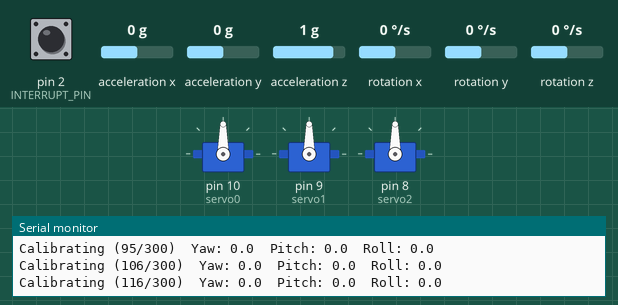
Recording of a sketch running on a simulated Arduino Nano, built with avr-gcc and run on an emulated ATmega328P. Parts: 3 × servo, the last lines printed to the serial monitor. Inputs (shaded band) come from the test bench; at power-on: rotation z 0 °/s, acceleration y 0 g, acceleration z 1 g, acceleration x 0 g, pin 2 (INTERRUPT_PIN) LOW, rotation x 0 °/s, rotation y 0 °/s. The sensor or clock chip raises its interrupt line as the real part does.

Above: at 1.7 s.
1.8 s: rotation z set to -192 °/s
At 3.91 s:
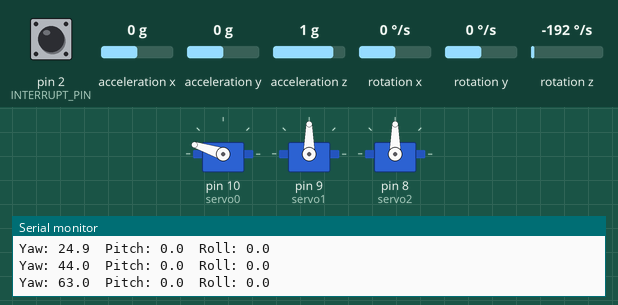
At 4.5 s:
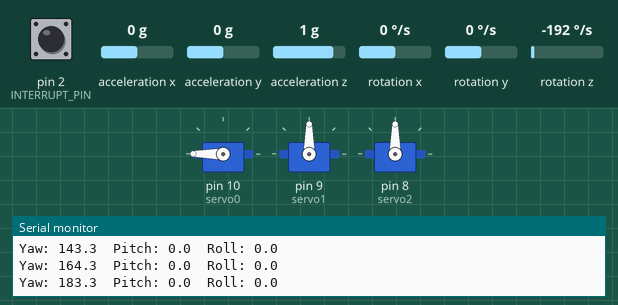
4.8 s: acceleration y set to -1.4 g
At 4.81 s:
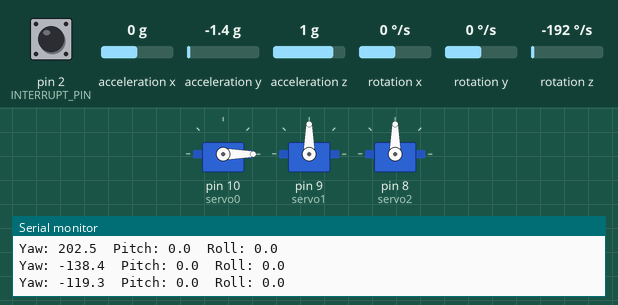
7.8 s: acceleration z set to 0 g
At 9.4 s:
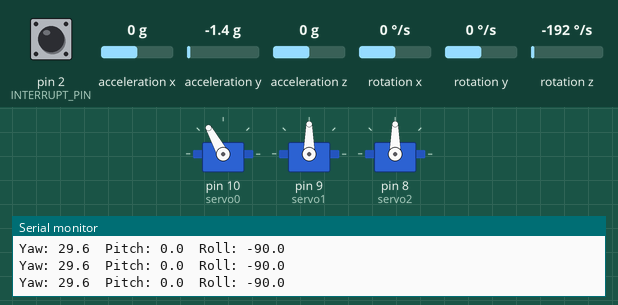
10.8 s: acceleration x set to -1.4 g
13.8 s: acceleration y set to 0 g
16.8 s: acceleration x set to 0 g
Timing chart, 0 to 20.8 s (numbered marks = the images above; inputs shaded):
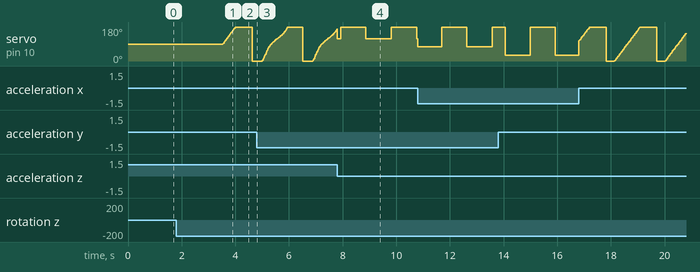

Measured:
- after the input at 1.8 s, servo on pin 10 (servo0): rises from 90° to 180° in 0.47 s, then falls to 0° in 0.62 s

The sketch:

Arduino_Gimbal.ino
```cpp
/*
  DIY Arduino Gimbal - Self-Stabilizing Platform
  Based on https://howtomechatronics.com/projects/diy-arduino-gimbal-self-stabilizing-platform/
  which is a modification of the MPU6050_DMP6 example from i2cdevlib by Jeff Rowberg.

  Wiring (Arduino Nano):
    MPU6050 VCC -> 5V, GND -> GND, SDA -> A4, SCL -> A5, INT -> D2
    Servo0 (Yaw)   signal -> D10
    Servo1 (Pitch) signal -> D9
    Servo2 (Roll)  signal -> D8
    Servos powered from the buck converter 5V, grounds tied to Arduino GND.
*/

#include "I2Cdev.h"
#include "MPU6050_6Axis_MotionApps20.h"
#include <Servo.h>

#if I2CDEV_IMPLEMENTATION == I2CDEV_ARDUINO_WIRE
#include "Wire.h"
#endif

MPU6050 mpu;

Servo servo0;
Servo servo1;
Servo servo2;

// Which axes follow the IMU. Axes set to false hold still at 90 degrees (center).
const bool STABILIZE_YAW = true;
const bool STABILIZE_PITCH = false;
const bool STABILIZE_ROLL = false;

float correct;
int j = 0;
unsigned long lastPrint = 0;  // time of last IMU print to Serial

#define OUTPUT_READABLE_YAWPITCHROLL

#define INTERRUPT_PIN 2  // MPU6050 INT pin

bool blinkState = false;

// MPU control/status vars
bool dmpReady = false;   // set true if DMP init was successful
uint8_t mpuIntStatus;    // holds actual interrupt status byte from MPU
uint8_t devStatus;       // return status after each device operation (0 = success, !0 = error)
uint16_t packetSize;     // expected DMP packet size (default is 42 bytes)
uint16_t fifoCount;      // count of all bytes currently in FIFO
uint8_t fifoBuffer[64];  // FIFO storage buffer

// orientation/motion vars
Quaternion q;         // [w, x, y, z]         quaternion container
VectorInt16 aa;       // [x, y, z]            accel sensor measurements
VectorInt16 aaReal;   // [x, y, z]            gravity-free accel sensor measurements
VectorInt16 aaWorld;  // [x, y, z]            world-frame accel sensor measurements
VectorFloat gravity;  // [x, y, z]            gravity vector
float euler[3];       // [psi, theta, phi]    Euler angle container
float ypr[3];         // [yaw, pitch, roll]   yaw/pitch/roll container and gravity vector

// ================================================================
// ===               INTERRUPT DETECTION ROUTINE                ===
// ================================================================

volatile bool mpuInterrupt = false;  // indicates whether MPU interrupt pin has gone high
void dmpDataReady() {
  mpuInterrupt = true;
}

// ================================================================
// ===                      INITIAL SETUP                       ===
// ================================================================

void setup() {
  // join I2C bus (I2Cdev library doesn't do this automatically)
#if I2CDEV_IMPLEMENTATION == I2CDEV_ARDUINO_WIRE
  Wire.begin();
  Wire.setClock(400000);  // 400kHz I2C clock. Comment this line if having compilation difficulties
#elif I2CDEV_IMPLEMENTATION == I2CDEV_BUILTIN_FASTWIRE
  Fastwire::setup(400, true);
#endif

  // initialize serial communication
  Serial.begin(115200);
  while (!Serial);  // wait for Leonardo enumeration, others continue immediately

  // initialize device
  Serial.println(F("Initializing I2C devices..."));
  mpu.initialize();
  pinMode(INTERRUPT_PIN, INPUT);

  // verify connection
  Serial.println(F("Testing device connections..."));
  Serial.println(mpu.testConnection() ? F("MPU6050 connection successful") : F("MPU6050 connection failed"));

  // load and configure the DMP
  Serial.println(F("Initializing DMP..."));
  devStatus = mpu.dmpInitialize();

  // supply your own gyro offsets here, scaled for min sensitivity
  mpu.setXGyroOffset(17);
  mpu.setYGyroOffset(-69);
  mpu.setZGyroOffset(27);
  mpu.setZAccelOffset(1551);  // 1688 factory default for my test chip

  // make sure it worked (returns 0 if so)
  if (devStatus == 0) {
    // Calibration Time: generate offsets and calibrate our MPU6050
    // (needed with newer versions of the library, keep the gimbal still and level at power on)
    mpu.CalibrateAccel(6);
    mpu.CalibrateGyro(6);
    mpu.PrintActiveOffsets();

    // turn on the DMP, now that it's ready
    Serial.println(F("Enabling DMP..."));
    mpu.setDMPEnabled(true);

    // enable Arduino interrupt detection
    Serial.println(F("Enabling interrupt detection (Arduino external interrupt 0)..."));
    attachInterrupt(digitalPinToInterrupt(INTERRUPT_PIN), dmpDataReady, RISING);
    mpuIntStatus = mpu.getIntStatus();

    // set our DMP Ready flag so the main loop() function knows it's okay to use it
    Serial.println(F("DMP ready! Waiting for first interrupt..."));
    dmpReady = true;

    // get expected DMP packet size for later comparison
    packetSize = mpu.dmpGetFIFOPacketSize();
  } else {
    // ERROR!
    // 1 = initial memory load failed
    // 2 = DMP configuration updates failed
    // (if it's going to break, usually the code will be 1)
    Serial.print(F("DMP Initialization failed (code "));
    Serial.print(devStatus);
    Serial.println(F(")"));
  }

  // Define the pins to which the 3 servo motors are connected
  servo0.attach(10);
  servo1.attach(9);
  servo2.attach(8);

  // Center all servos; disabled axes stay here
  servo0.write(90);
  servo1.write(90);
  servo2.write(90);
}

// ================================================================
// ===                    MAIN PROGRAM LOOP                     ===
// ================================================================

void loop() {
  // if programming failed, don't try to do anything
  if (!dmpReady) return;

  // wait for MPU interrupt or extra packet(s) available
  while (!mpuInterrupt && fifoCount < packetSize) {
    if (mpuInterrupt && fifoCount < packetSize) {
      // try to get out of the infinite loop
      fifoCount = mpu.getFIFOCount();
    }
  }

  // reset interrupt flag and get INT_STATUS byte
  mpuInterrupt = false;
  mpuIntStatus = mpu.getIntStatus();

  // get current FIFO count
  fifoCount = mpu.getFIFOCount();

  // check for overflow (this should never happen unless our code is too inefficient)
  if ((mpuIntStatus & _BV(MPU6050_INTERRUPT_FIFO_OFLOW_BIT)) || fifoCount >= 1024) {
    // reset so we can continue cleanly
    mpu.resetFIFO();
    fifoCount = mpu.getFIFOCount();
    Serial.println(F("FIFO overflow!"));

    // otherwise, check for DMP data ready interrupt (this should happen frequently)
  } else if (mpuIntStatus & _BV(MPU6050_INTERRUPT_DMP_INT_BIT)) {
    // wait for correct available data length, should be a VERY short wait
    while (fifoCount < packetSize) fifoCount = mpu.getFIFOCount();

    // read a packet from FIFO
    mpu.getFIFOBytes(fifoBuffer, packetSize);

    // track FIFO count here in case there is > 1 packet available
    // (this lets us immediately read more without waiting for an interrupt)
    fifoCount -= packetSize;

    // Get Yaw, Pitch and Roll values
#ifdef OUTPUT_READABLE_YAWPITCHROLL
    mpu.dmpGetQuaternion(&q, fifoBuffer);
    mpu.dmpGetGravity(&gravity, &q);
    mpu.dmpGetYawPitchRoll(ypr, &q, &gravity);

    // Yaw, Pitch, Roll values - Radians to degrees
    ypr[0] = ypr[0] * 180 / M_PI;
    ypr[1] = ypr[1] * 180 / M_PI;
    ypr[2] = ypr[2] * 180 / M_PI;

    // Skip 300 readings (self-calibration process)
    if (j <= 300) {
      correct = ypr[0];  // Yaw starts at random value, so we capture last value after 300 readings
      j++;
    }
    // After 300 readings
    else {
      ypr[0] = ypr[0] - correct;  // Set the Yaw to 0 deg - subtract the last random Yaw value from the current value to make the Yaw 0 degrees
      // Map the values of the MPU6050 sensor from -90 to 90 to values suitable for the servo control from 0 to 180
      int servo0Value = map(ypr[0], -90, 90, 0, 180);
      int servo1Value = map(ypr[1], -90, 90, 0, 180);
      int servo2Value = map(ypr[2], -90, 90, 180, 0);

      // Control the servos according to the MPU6050 orientation
      if (STABILIZE_YAW) servo0.write(servo0Value);
      if (STABILIZE_PITCH) servo1.write(servo1Value);
      if (STABILIZE_ROLL) servo2.write(servo2Value);
    }

    // Print what the IMU sees, 10 times per second so the Serial output doesn't slow down the loop
    if (millis() - lastPrint >= 100) {
      lastPrint = millis();
      if (j <= 300) {
        Serial.print(F("Calibrating ("));
        Serial.print(j);
        Serial.print(F("/300)  "));
      }
      Serial.print(F("Yaw: "));
      Serial.print(ypr[0], 1);
      Serial.print(F("  Pitch: "));
      Serial.print(ypr[1], 1);
      Serial.print(F("  Roll: "));
      Serial.println(ypr[2], 1);
    }
#endif
  }
}
```
